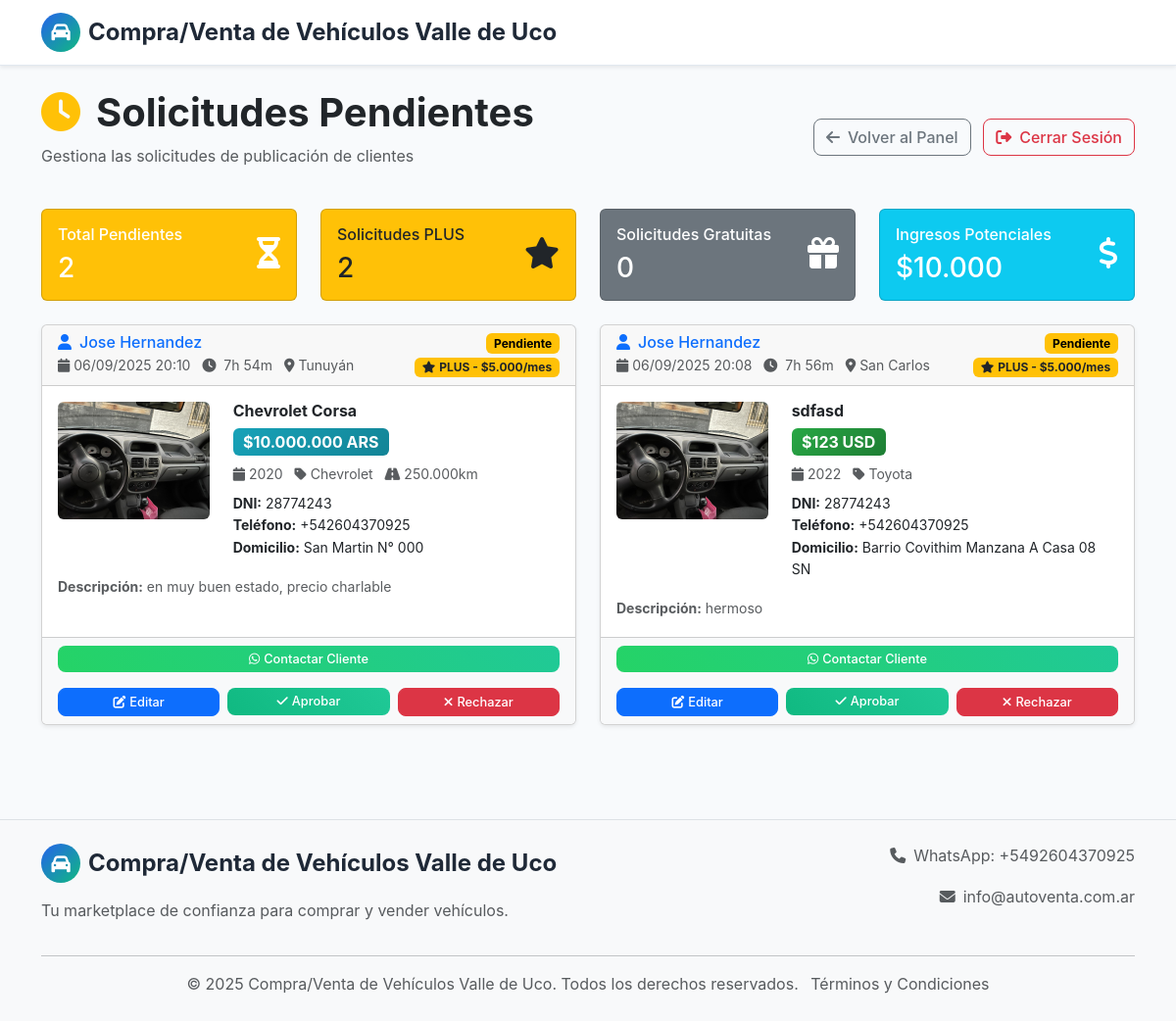
Screenshot of /admin/solicitudes-pendientes (signed in) with the database file from the repository.
### models.py (models this page shows, shortened)
class ClientRequest(db.Model):
    id = db.Column(db.Integer, primary_key=True)
    full_name = db.Column(db.String(200), nullable=False)
    dni = db.Column(db.String(20), nullable=False)
    phone_number = db.Column(db.String(20), nullable=False)
    location = db.Column(db.String(50), nullable=False)  # Tunuyán, Tupungato, San Carlos
    address = db.Column(db.String(500), nullable=True)  # Optional address
    title = db.Column(db.String(200), nullable=False)
    description = db.Column(db.Text, nullable=False)
    price = db.Column(db.Integer, nullable=False)
    currency = db.Column(db.String(3), nullable=False)  # USD or ARS
    year = db.Column(db.Integer)
    brand = db.Column(db.String(100))
    model = db.Column(db.String(100))
    kilometers = db.Column(db.Integer)
    fuel_type = db.Column(db.String(50))
    transmission = db.Column(db.String(50))
    color = db.Column(db.String(50))
    images = db.Column(db.Text)  # JSON string of image URLs
    publication_type = db.Column(db.String(10), default='plus')  # 'free' or 'plus'
    status = db.Column(db.String(20), default='pending')  # pending, approved, rejected
    admin_notes = db.Column(db.Text, nullable=True)  # Notes from admin
    created_at = db.Column(db.DateTime, default=datetime.utcnow)
    updated_at = db.Column(db.DateTime, default=datetime.utcnow, onupdate=datetime.utcnow)
    processed_at = db.Column(db.DateTime, nullable=True)
    processed_by_admin_id = db.Column(db.Integer, db.ForeignKey('admin.id'), nullable=True)
    processed_by_admin = db.relationship('Admin', backref='processed_requests')
    created_vehicle = db.relationship('Vehicle', backref='original_request', uselist=False)
    def get_images_list(self):
        if self.images:
            import json
            try:
                images = json.loads(self.images)
                processed_images = []
                for img in images:
                    if img.startswith('uploads/'):
                        from flask import url_for
                        processed_images.append(url_for('static', filename=img))
                    else:
                        processed_images.append(img)
                return processed_images
            except:
                return []
        return []
    def get_main_image(self):
        images = self.get_images_list()
        if images:
            return images[0]
        return "https://via.placeholder.com/400x300?text=No+Image"
    def format_price_with_currency(self):
        if self.currency == "ARS":
            return f"${self.price:,} ARS".replace(",", ".")
        else:
            return f"${self.price:,} USD".replace(",", ".")
    def get_currency_badge_class(self):
        return "price-badge-ars" if self.currency == "ARS" else "price-badge-usd"
    def get_whatsapp_contact_url(self):
        message = f"Hola {self.full_name}! Te contacto sobre tu solicitud de publicación del vehículo: {self.title}. ¿Podemos hablar sobre algunos detalles?"
        import urllib.parse
        return f"https://wa.me/{self.phone_number.replace('+', '')}?text={urllib.parse.quote(message)}"

### routes.py (the view)
@app.route('/admin/solicitudes-pendientes')
def admin_pending_requests():
    if not session.get('admin_logged_in'):
        return redirect(url_for('panel_login'))
    pending_requests = ClientRequest.query.filter_by(status='pending').order_by(ClientRequest.created_at.desc()).all()
    return render_template('admin_pending_requests.html', requests=pending_requests)

### templates/admin_pending_requests.html (shortened to what this page needs)
{% extends "base.html" %}
{% block content %}
<div class="container py-4">
    <div class="row mb-4">
        <div class="col-12">
            <div class="d-flex justify-content-between align-items-center">
                <div>
                    <h1 class="display-6 fw-bold">
                        <i class="fas fa-clock me-3 text-warning"></i>Solicitudes Pendientes
                    </h1>
                    <p class="text-muted">Gestiona las solicitudes de publicación de clientes</p>
                </div>
                <div>
                    <a href="{{ url_for('admin_dashboard') }}" class="btn btn-outline-secondary me-2">
                        <i class="fas fa-arrow-left me-2"></i>Volver al Panel
                    </a>
                    <a href="{{ url_for('logout') }}" class="btn btn-outline-danger"
                       onclick="return confirm('¿Estás seguro de que quieres cerrar sesión?')">
                        <i class="fas fa-sign-out-alt me-2"></i>Cerrar Sesión
                    </a>
                </div>
            </div>
        </div>
    </div>
    <div class="row mb-4">
        <div class="col-md-3">
            <div class="card bg-warning text-white">
                <div class="card-body">
                    <div class="d-flex justify-content-between">
                        <div>
                            <h6 class="card-title">Total Pendientes</h6>
                            <h3 class="mb-0">{{ requests|length }}</h3>
                        </div>
                        <div class="align-self-center">
                            <i class="fas fa-hourglass-half fa-2x"></i>
                        </div>
                    </div>
                </div>
            </div>
        </div>
        <div class="col-md-3">
            <div class="card bg-warning text-dark">
                <div class="card-body">
                    <div class="d-flex justify-content-between">
                        <div>
                            <h6 class="card-title">Solicitudes PLUS</h6>
                            <h3 class="mb-0">{{ requests|selectattr('publication_type', 'equalto', 'plus')|list|length }}</h3>
                        </div>
                        <div class="align-self-center">
                            <i class="fas fa-star fa-2x"></i>
                        </div>
                    </div>
                </div>
            </div>
        </div>
        <div class="col-md-3">
            <div class="card bg-secondary text-white">
                <div class="card-body">
                    <div class="d-flex justify-content-between">
                        <div>
                            <h6 class="card-title">Solicitudes Gratuitas</h6>
                            <h3 class="mb-0">{{ requests|selectattr('publication_type', 'equalto', 'free')|list|length }}</h3>
                        </div>
                        <div class="align-self-center">
                            <i class="fas fa-gift fa-2x"></i>
                        </div>
                    </div>
                </div>
            </div>
        </div>
        <div class="col-md-3">
            <div class="card bg-info text-white">
                <div class="card-body">
                    <div class="d-flex justify-content-between">
                        <div>
                            <h6 class="card-title">Ingresos Potenciales</h6>
                            <h3 class="mb-0">${{ "{:,}".format(requests|selectattr('publication_type', 'equalto', 'plus')|list|length * 5000).replace(",", ".") }}</h3>
                        </div>
                        <div class="align-self-center">
                            <i class="fas fa-dollar-sign fa-2x"></i>
                        </div>
                    </div>
                </div>
            </div>
        </div>
    </div>
    {% if requests %}
        <div class="row">
            {% for request in requests %}
                <div class="col-lg-6 mb-4">
                    <div class="card h-100 shadow-sm">
                        <div class="card-header d-flex justify-content-between align-items-center">
                            <div>
                                <h6 class="mb-0 text-primary">
                                    <i class="fas fa-user me-2"></i>{{ request.full_name }}
                                </h6>
                                <small class="text-muted">
                                    <i class="fas fa-calendar me-1"></i>{{ request.created_at.strftime('%d/%m/%Y %H:%M') }}
                                    <span class="ms-2">
                                        <i class="fas fa-clock me-1"></i>
                                        <span class="time-display" data-created="{{ request.created_at.isoformat() }}">
                                        </span>
                                    </span>
                                    <span class="ms-2">
                                        <i class="fas fa-map-marker-alt me-1"></i>{{ request.location }}
                                    </span>
                                </small>
                            </div>
                            <div class="d-flex flex-column align-items-end gap-1">
                                <span class="badge bg-warning">Pendiente</span>
                                {% if request.publication_type == 'plus' %}
                                    <span class="badge bg-warning text-dark">
                                        <i class="fas fa-star me-1"></i>PLUS - $5.000/mes
                                    </span>
                                {% else %}
                                    <span class="badge bg-secondary">
                                        <i class="fas fa-gift me-1"></i>GRATUITA
                                    </span>
                                {% endif %}
                            </div>
                        </div>
                        <div class="card-body">
                            <div class="row">
                                <div class="col-md-4">
                                    <img src="{{ request.get_main_image() }}"
                                         class="img-fluid rounded"
                                         style="height: 120px; width: 100%; object-fit: cover;"
                                         alt="{{ request.title }}"
                                         onerror="this.src='https://via.placeholder.com/300x200?text=Sin+Imagen'">
                                </div>
                                <div class="col-md-8">
                                    <h6 class="fw-bold mb-2">{{ request.title }}</h6>
                                    <div class="mb-2">
                                        <span class="badge {{ request.get_currency_badge_class() }} fs-6">
                                            {{ request.format_price_with_currency() }}
                                        </span>
                                    </div>
                                    <div class="small text-muted mb-2">
                                        {% if request.year %}<span class="me-2"><i class="fas fa-calendar me-1"></i>{{ request.year }}</span>{% endif %}
                                        {% if request.brand %}<span class="me-2"><i class="fas fa-tag me-1"></i>{{ request.brand }}</span>{% endif %}
                                        {% if request.kilometers %}<span class="me-2"><i class="fas fa-road me-1"></i>{{ "{:,}".format(request.kilometers).replace(",", ".") }}km</span>{% endif %}
                                    </div>
                                    <div class="small">
                                        <div><strong>DNI:</strong> {{ request.dni }}</div>
                                        <div><strong>Teléfono:</strong> {{ request.phone_number }}</div>
                                        {% if request.address %}
                                            <div><strong>Domicilio:</strong> {{ request.address }}</div>
                                        {% endif %}
                                    </div>
                                </div>
                            </div>
                            <div class="mt-3">
                                <small class="text-muted">
                                    <strong>Descripción:</strong>
                                    {{ request.description[:150] }}{% if request.description|length > 150 %}...{% endif %}
                                </small>
                            </div>
                        </div>
                        <div class="card-footer bg-light">
                            <div class="row g-2">
                                <div class="col-12 mb-2">
                                    <a href="{{ request.get_whatsapp_contact_url() }}"
                                       target="_blank"
                                       class="btn btn-success btn-sm w-100">
                                        <i class="fab fa-whatsapp me-1"></i>Contactar Cliente
                                    </a>
                                </div>
                                <div class="col-4">
                                    <a href="{{ url_for('edit_client_request', request_id=request.id) }}"
                                       class="btn btn-primary btn-sm w-100">
                                        <i class="fas fa-edit me-1"></i>Editar
                                    </a>
                                </div>
                                <div class="col-4">
                                    <button class="btn btn-success btn-sm w-100"
                                            onclick="openApproveModal({{ request.id }}, '{{ request.title|replace("'", "\\'") }}', '{{ request.publication_type }}')">
                                        <i class="fas fa-check me-1"></i>Aprobar
                                    </button>
                                </div>
                                <div class="col-4">
                                    <a href="{{ url_for('process_client_request', request_id=request.id, action='reject') }}"
                                       class="btn btn-danger btn-sm w-100"
                                       onclick="return confirm('¿Rechazar esta solicitud?')">
                                        <i class="fas fa-times me-1"></i>Rechazar
                                    </a>
                                </div>
                            </div>
                        </div>
                    </div>
                </div>
            {% endfor %}
        </div>
    {% endif %}
</div>
{% endblock %}

### templates/base.html (shortened to what this page needs)
<!DOCTYPE html>
<html lang="es">
<head>
    <link href="https://cdn.jsdelivr.net/npm/bootstrap@5.3.0/dist/css/bootstrap.min.css" rel="stylesheet">
    <link rel="stylesheet" href="https://cdnjs.cloudflare.com/ajax/libs/font-awesome/6.4.0/css/all.min.css">
    <link rel="stylesheet" href="{{ url_for('static', filename='css/style.css') }}">
</head>
<body>
    <nav class="navbar navbar-expand-lg navbar-light bg-white shadow-sm">
        <div class="container">
            <a class="navbar-brand fw-bold" href="{{ url_for('index') }}">
                <div class="d-flex align-items-center">
                    <div class="logo-circle me-2">
                        <i class="fas fa-car"></i>
                    </div>
                    <span class="brand-text">Compra/Venta de Vehículos Valle de Uco</span>
                </div>
            </a>
        </div>
    </nav>
    <main>
        {% block content %}{% endblock %}
    </main>
    <footer class="bg-light text-dark py-4 mt-5 border-top">
        <div class="container">
            <div class="row">
                <div class="col-md-6">
                    <div class="d-flex align-items-center mb-3">
                        <div class="logo-circle me-2">
                            <i class="fas fa-car"></i>
                        </div>
                        <span class="brand-text fw-bold">Compra/Venta de Vehículos Valle de Uco</span>
                    </div>
                    <p class="text-muted">Tu marketplace de confianza para comprar y vender vehículos.</p>
                </div>
                <div class="col-md-6 text-md-end">
                    <p class="text-muted"><i class="fas fa-phone me-2"></i>WhatsApp: +5492604370925</p>
                    <p class="text-muted"><i class="fas fa-envelope me-2"></i>info@autoventa.com.ar</p>
                </div>
            </div>
            <hr class="my-3">
            <div class="row">
                <div class="col-12 text-center">
                    <p class="text-muted mb-0">
                        &copy; 2025 Compra/Venta de Vehículos Valle de Uco. Todos los derechos reservados.
                        <a href="{{ url_for('terms_conditions') }}" class="text-muted text-decoration-none ms-2">
                            Términos y Condiciones
                        </a>
                    </p>
                </div>
            </div>
        </div>
    </footer>
</body>
</html>

### rows the page displays
ClientRequest: full_name "Jose Hernandez", created_at "06/09/2025 20:10", location "Tunuyán", publication_type "plus" (drawn), title "Chevrolet Corsa", format_price_with_currency "$10.000.000 ARS", year "2020", brand "Chevrolet", kilometers "250.000", dni "28774243", phone_number "+542604370925", address "San Martin N° 000", description "en muy buen estado, precio charlable"
ClientRequest: full_name "Jose Hernandez", created_at "06/09/2025 20:08", location "San Carlos", publication_type "plus" (drawn), title "sdfasd", format_price_with_currency "$123 USD", year "2022", brand "Toyota", dni "28774243", phone_number "+542604370925", address "Barrio Covithim Manzana A Casa 08 SN", description "hermoso"

### other values shown
{{ requests|length }} "2"
{{ requests|selectattr('publication_type', 'equalto', 'plus')|list|length }} "2"
{{ requests|selectattr('publication_type', 'equalto', 'free')|list|length }} "0"
